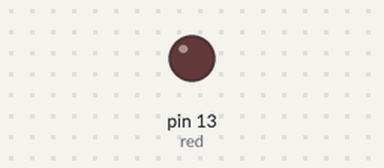
This sketch was run on a simulated Arduino Uno, built with avr-gcc and run on an emulated ATmega328P. Shown: output pins drawn as LEDs (lit = HIGH).

Above: at 1.0 s.
At 3.45 s:
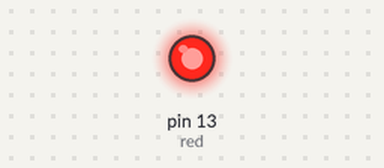
Timing chart, 0 to 3.8 s (numbered marks = the images above):
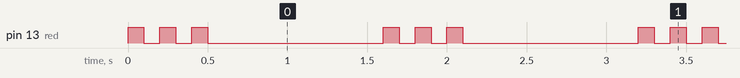

The sketch:

Arduino.ino
```cpp
/*
Blinking Light
TUTORIAL 1
EGR 1200
*/

int red = 13; // digital pin for red light

void setup() {
  pinMode(red, OUTPUT);
}

void loop() {
  blink();
  blink();
  blink();
  delay(1000);
}

void blink() {
  digitalWrite(red, HIGH);
  delay(100);
  digitalWrite(red, LOW);
  delay(100);
}
```

Measured:
- by itself, pin 13 (red): repeats every 1.6 s: 2 × (LOW 0.10 s, HIGH 0.10 s), LOW 1.1 s, HIGH 0.10 s
- by itself, everything shown: repeats every 1.6 s, in 6 steps
